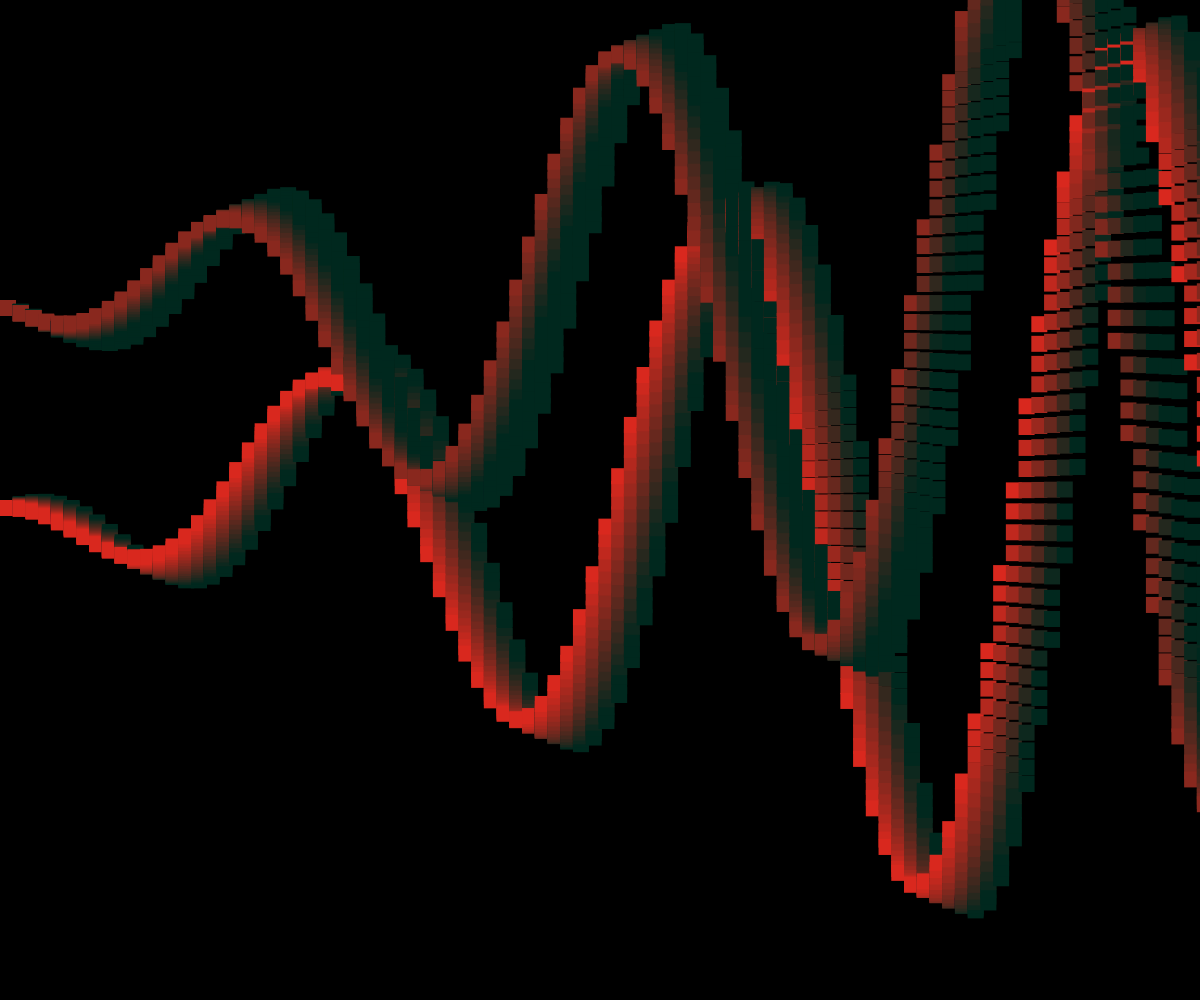
Frame 1 (no input)
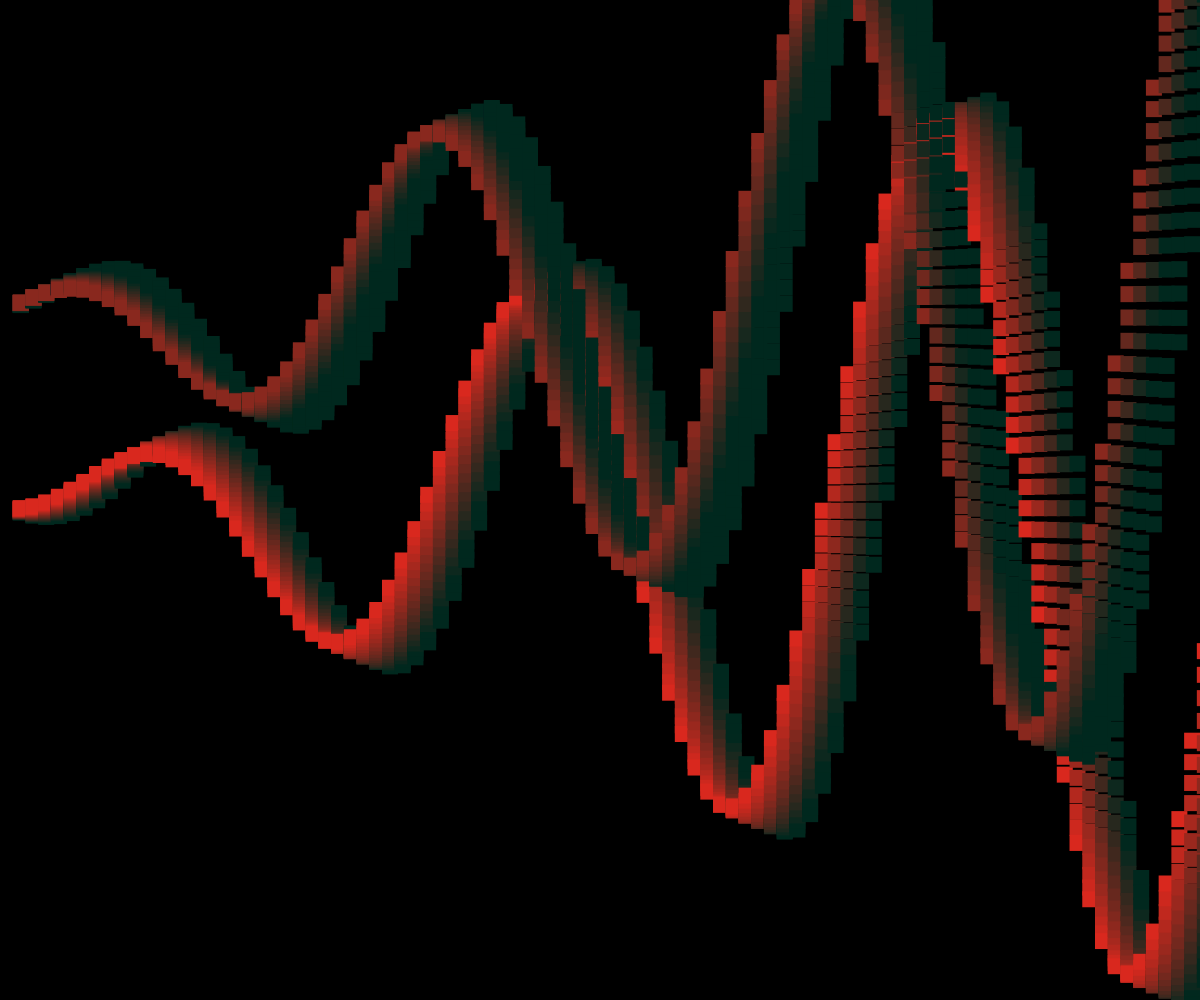
Frame 60 (no input)
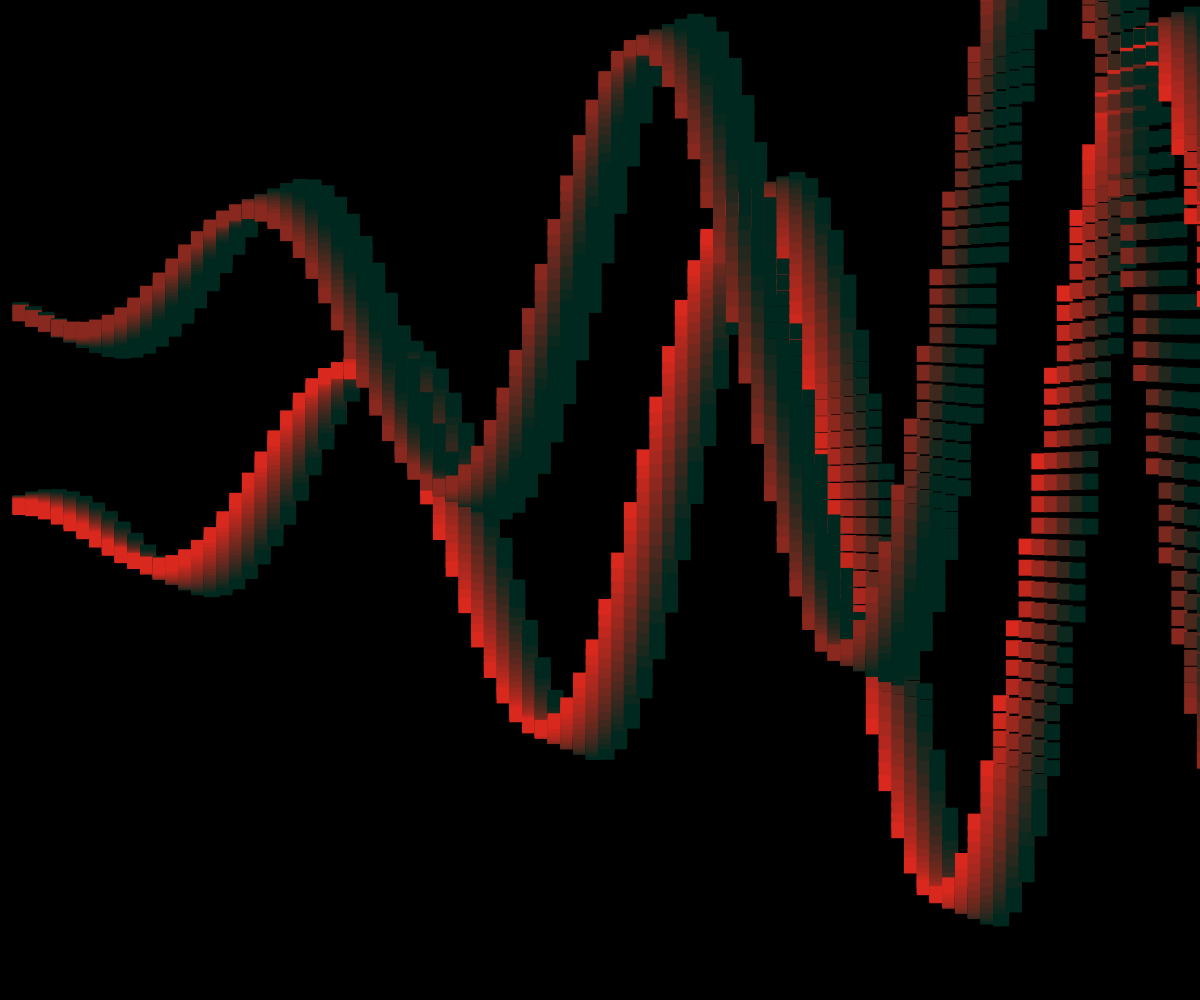
Frame 120 (the mouse pressed at the canvas centre since frame 60)

The p5.js sketch that drew these frames (run headless with seeded random() and noise() and a simulated clock; from frame 60 on, the mouse is pressed at the canvas centre):

// p5.js sketch
// ── sketch.js
let x = 0;
let y = 0;
let amplitude;
let maxAngle;
let frequency;
let inc = 0.05;
let offset = 0; // the amount offset from the beginnnijg of the sine wave
let theta = 0;
function setup() {
    amplitude = windowHeight / 3;
    frequency = windowWidth / 3;
    maxAngle = (windowWidth / frequency) * TWO_PI
    createCanvas(windowWidth, windowHeight);
}
function draw() {
    background(0);
    noStroke();
    let length = 20;
    while (theta < maxAngle + offset) {
        amplitude = sin(theta - offset) * (windowHeight / 2)
        amplitude = ((theta - offset) / maxAngle) * (windowHeight / 2)
        for (i = length; i > 0; i--) {
            // sine wave
            y = sin(theta - (i * 0.05)) * amplitude;
            fill(230 - (255 / length * i), 40, 30);
            square(x, y + height * 0.5, 16);
        }
        for (i = length; i > 0; i--) {
            // sine wave
            y = cos(theta - (i * 0.05)) * amplitude;
            fill(150 - (255 / length * i), 40, 30);
            square(x, y + height * 0.3, 16);
        }
        theta += 0.2
        x = ((theta - offset) / maxAngle) * windowWidth;
    }
    offset += inc;
    theta = offset;
}

// ── sketch1.js
// function setup() {
//     createCanvas(windowWidth, windowHeight);
//     noStroke();
// }

// function draw() {
//     background(0);
//     let s = map(mouseX, 0, width, 0, 175);
//     let d = map(mouseX, 0, width, 40, 300);
//     let e = map(mouseX, 0, width, 80, 2000);
//     fill(255, s, 0);
//     ellipse(width / 2, height / 2, d, d);
//     ellipse(width / 2, height / 2, e, e);
// }

function setup() {
    createCanvas(windowWidth, windowHeight)
}

let t = 0
function draw() {
    background(5, 5, 5);
    translate(width / 2, height / 2)
    stroke(25 + (mouseX / width) * 200, 70 + (mouseY / height) * 200, 120 + (mouseY / height) * 200);
    strokeWeight(1.5);
    for (let i = 0; i < 500; i++) {
        line(x1(t + i), y1(t + i), x2(t + i) + 20, y2(t + i) + 20)
    }
    t += 0.15;
}

// function to change initial x co-ordinate of the line
function x1(t) {
    return sin(t / 50) * 300 + sin(t / 20) * 125 + sin(t / 30) * mouseX;
}

// function to change initial y co-ordinate of the line
function y1(t) {
    return cos(t / 10) * 300 + cos(t / 20) * 125 + cos(t / 30) * mouseY;
}

// function to change final x co-ordinate of the line
function x2(t) {
    return sin(t / 15) * 300 + sin(t / 25) * 125 + sin(t / 35) * mouseX;
}

// function to change final y co-ordinate of the line
function y2(t) {
    return cos(t / 15) * 300 + cos(t / 25) * 125 + cos(t / 35) * mouseY;
}
// ── sketch3.js
let radius1;
let angle;
let step;
let state1;
let state2;
let state3;
function setup() {
    createCanvas(windowWidth, windowHeight)
    background(255, 133, 87);
    noFill()
    noStroke()
    r = 250
    angle = 0
    step = TWO_PI / 20
}


function draw() {
    translate(windowWidth / 2, windowHeight / 2);
    // centre ellipse
    let x = r * sin(angle);
    let y = r * cos(angle);
    state1 = [ellipse(0, 0, 500), stroke(226, 13, 116), strokeWeight(1.3)]
    state2 = [ellipse(x, y, 200), stroke(226, 13, 116), strokeWeight(2.5)]
    state3 = [ellipse(x, y, 700), stroke(226, 13, 116), strokeWeight(3.2)]
    // initialising variables
    // converting coordinates

    ellipse(x, y, 700);
    stroke(226, 13, 116);
}

// ── sketch4.js
let r1 = 100;
let r2 = 100;
let a1 = 0;
let a2 = 0;
let prevX;
let prevY;
let a3Inc;
let a4Inc;

function setup() {
    createCanvas(windowWidth, windowHeight);
    angleMode(DEGREES);
    background(255, 133, 87);
    r1 = random(100, 300)
    r2 = random(100, 300)
    a3Inc = random(0, 1, 5)
    a4Inc = random(0, 1, 5)
}

function draw() {
    translate(width / 2, height / 2);
    stroke('white')
    strokeWeight(4.5)

    for (let i = 0; i < 5; i++) {
        let x1 = r1 * cos(a1);
        let y1 = r1 * sin(a1);
        let x2 = x1 + r2 * cos(a2)
        let y2 = y1 + r2 * sin(a2)

        line(prevX, prevY, x2, y2)
        prevX = x2
        prevY = y2
        a1 += a3Inc
        a2 += a4Inc
    }

}
